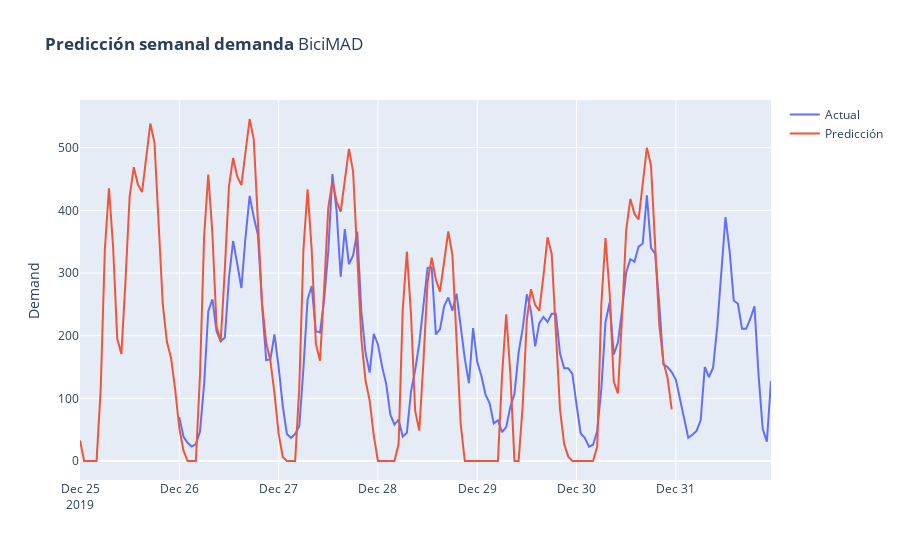

Notebook cell for this chart:
### Code cell
fig = go.Figure(go.Scatter(
    x = itinerarios7['ds'][-24*6:],
    y = itinerarios7['y'][-24*6:],
    mode='lines',
    name = "Actual"
))
fig.add_trace(go.Scatter(
    x = forecastNeural['ds'][:-24*8],
    y = forecastNeural['yhat1'][:-24*8],
    mode='lines',
    name= "Predicción"
))
fig.update_layout(title_text="Predicción semanal demanda <b>Neural Prophet</b> BiciMAD", yaxis_title="Demand")
fig.show()

### Figure 1 — Plotly figure (JSON) as saved in the notebook; plotly's stock layout.template omitted (floating-point values rounded to 4 significant figures; data arrays with more than 128 entries replaced by an {"elided": "..."} marker saying what was removed)
{"data": [{"mode": "lines", "name": "Actual", "type": "scatter", "x": {"elided": "144 str values"}, "y": {"elided": "144 int values"}}, {"mode": "lines", "name": "Predicción", "type": "scatter", "x": {"elided": "144 str values"}, "y": {"elided": "144 float values"}}], "layout": {"title": {"text": "<b>Predicción semanal demanda</b> BiciMAD"}, "yaxis": {"title": {"text": "Demand"}}}}
